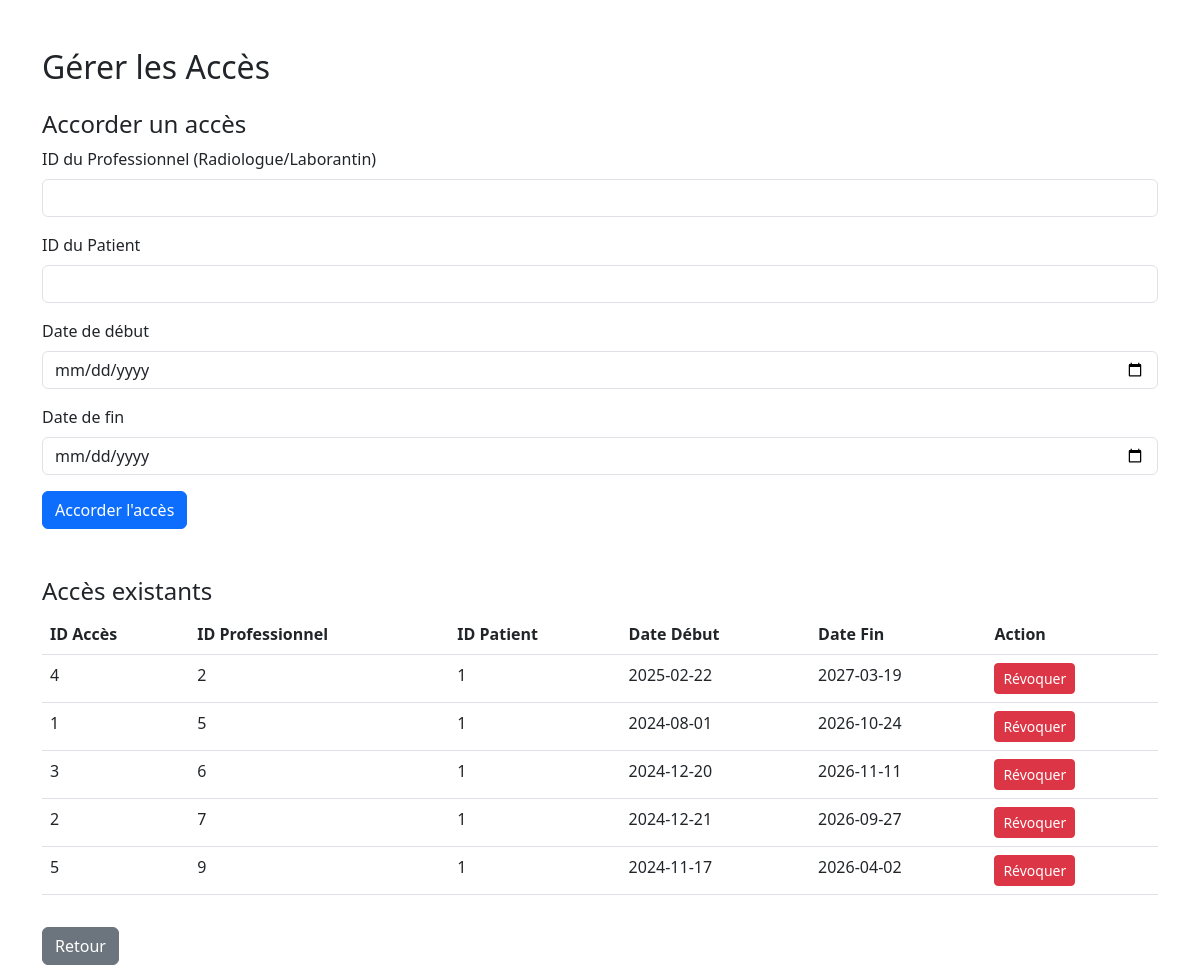
Screenshot of /gerer_acces (signed in) with the database file from the repository.
### models.py (models this page shows)
class Acces(db.Model):
    ID_Acces = db.Column(db.Integer, primary_key=True)
    Utilisateur_ID = db.Column(db.Integer, db.ForeignKey('utilisateur.ID_User'))  # Radiologue ou Laborantin
    Patient_ID = db.Column(db.Integer, db.ForeignKey('utilisateur.ID_User'))  # Patient concerné
    role = db.Column(db.Enum('Radiologue', 'Laborantin', name='role_enum'))  # Type de professionnel ayant accès
    date_debut = db.Column(db.Date)
    date_fin = db.Column(db.Date)

### app.py (the view)
        @login_required
        def decorated_function(*args, **kwargs):
            if current_user.role != role:
                flash("Vous n'avez pas les autorisations nécessaires pour accéder à cette page.", "danger")
                return redirect(url_for('home'))
            return f(*args, **kwargs)

### app.py (called while the page is built, shortened)
@login_manager.user_loader
def load_user(user_id):
    return Utilisateur.query.get(int(user_id))

def role_required(role):
    def decorator(f):
        @login_required
        def decorated_function(*args, **kwargs):
            if current_user.role != role:
                flash("Vous n'avez pas les autorisations nécessaires pour accéder à cette page.", "danger")
                return redirect(url_for('home'))
            return f(*args, **kwargs)
        return decorated_function
    return decorator

@app.route('/gerer_acces', methods=['GET', 'POST'], endpoint='gerer_acces')
@role_required('Médecin')
def gerer_acces():
    acces_existants = Acces.query.join(MedecinTraitant, Acces.Patient_ID == MedecinTraitant.patient_ID)\
                                 .filter(MedecinTraitant.medecin_ID == current_user.ID_User)\
                                 .all()
    return render_template('medecin/gerer_acces.html', acces_existants=acces_existants)

### templates/medecin/gerer_acces.html (shortened to what this page needs)
<!DOCTYPE html>
<html lang="fr">
<head>
    <link href="https://cdn.jsdelivr.net/npm/bootstrap@5.3.0/dist/css/bootstrap.min.css" rel="stylesheet">
</head>
<body>
    <div class="container mt-5">
        <h2 class="mb-4">Gérer les Accès</h2>
        <h4>Accorder un accès</h4>
        <form method="POST" action="{{ url_for('gerer_acces') }}">
            <div class="mb-3">
                <label for="utilisateur_id" class="form-label">ID du Professionnel (Radiologue/Laborantin)</label>
                <input type="number" class="form-control" id="utilisateur_id" name="utilisateur_id" required>
            </div>
            <div class="mb-3">
                <label for="patient_id" class="form-label">ID du Patient</label>
                <input type="number" class="form-control" id="patient_id" name="patient_id" required>
            </div>
            <div class="mb-3">
                <label for="date_debut" class="form-label">Date de début</label>
                <input type="date" class="form-control" id="date_debut" name="date_debut" required>
            </div>
            <div class="mb-3">
                <label for="date_fin" class="form-label">Date de fin</label>
                <input type="date" class="form-control" id="date_fin" name="date_fin" required>
            </div>
            <button type="submit" class="btn btn-primary">Accorder l'accès</button>
        </form>
        <h4 class="mt-5">Accès existants</h4>
        <table class="table">
            <thead>
                <tr>
                    <th>ID Accès</th>
                    <th>ID Professionnel</th>
                    <th>ID Patient</th>
                    <th>Date Début</th>
                    <th>Date Fin</th>
                    <th>Action</th>
                </tr>
            </thead>
            <tbody>
                {% for acces in acces_existants %}
                <tr>
                    <td>{{ acces.ID_Acces }}</td>
                    <td>{{ acces.Utilisateur_ID }}</td>
                    <td>{{ acces.Patient_ID }}</td>
                    <td>{{ acces.date_debut.strftime('%Y-%m-%d') }}</td>
                    <td>{{ acces.date_fin.strftime('%Y-%m-%d') }}</td>
                    <td>
                        <form method="POST" action="{{ url_for('gerer_acces') }}" style="display:inline;">
                            <button type="submit" class="btn btn-danger btn-sm">Révoquer</button>
                        </form>
                    </td>
                </tr>
                {% endfor %}
            </tbody>
        </table>
        <a href="{{ url_for('dashboard_medecin') }}" class="btn btn-secondary mt-3">Retour</a>
    </div>
</body>
</html>

### rows the page displays
Acces: ID_Acces "4", Utilisateur_ID "2", Patient_ID "1", date_debut "2025-02-22", date_fin "2027-03-19"
Acces: ID_Acces "1", Utilisateur_ID "5", Patient_ID "1", date_debut "2024-08-01", date_fin "2026-10-24"
Acces: ID_Acces "3", Utilisateur_ID "6", Patient_ID "1", date_debut "2024-12-20", date_fin "2026-11-11"
Acces: ID_Acces "2", Utilisateur_ID "7", Patient_ID "1", date_debut "2024-12-21", date_fin "2026-09-27"
Acces: ID_Acces "5", Utilisateur_ID "9", Patient_ID "1", date_debut "2024-11-17", date_fin "2026-04-02"
